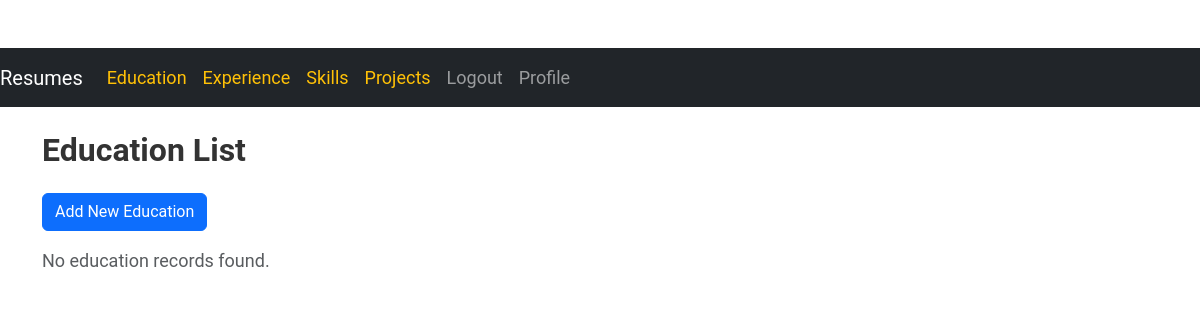
The page /portfolio/education/ (signed in) on the database as committed earlier.
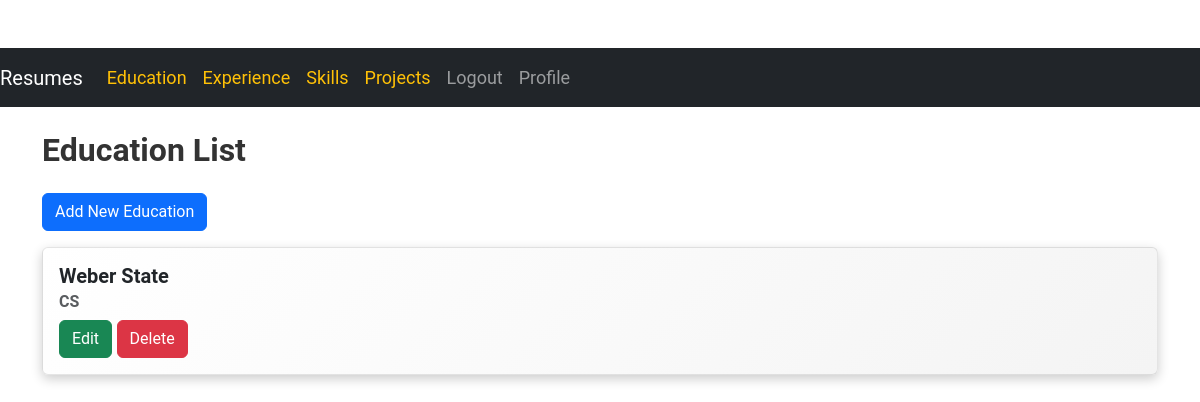
The same page on the database as committed later.
### myapp/models.py (models this page shows, shortened)
class Education(models.Model):
    school_name = models.CharField(max_length=200)
    degree = models.CharField(max_length=200)
    start_date = models.DateField()
    end_date = models.DateField()

### myapp/views.py (the view)
# urls.py: path('education/', education_list, name='education_list'),
@login_required
def education_list(request):
    educations = Education.objects.all()
    return render(request, 'myapp/education_list.html', {'education_list': educations})

### myapp/templates/myapp/education_list.html (shortened to what this page needs)
{% extends 'myapp/base.html' %}
{% block body %}
<div class="container mt-4">
    <h2 class="mb-4">Education List</h2>
    <a href="{% url 'myapp:education_create' %}" class="btn btn-primary mb-3">Add New Education</a>
    {% for education in education_list %}
    <div class="card mb-3">
        <div class="card-body">
            <h5 class="card-title">{{ education.school_name }}</h5>
            <h6 class="card-subtitle mb-2 text-muted">{{ education.degree }}</h6>
            <a href="{% url 'myapp:education_update' education.id %}" class="btn btn-success">Edit</a>
            <a href="{% url 'myapp:education_delete' education.id %}" class="btn btn-danger">Delete</a>
        </div>
    </div>
    {% empty %}
    <p class="text-muted">No education records found.</p>
    {% endfor %}
</div>
{% endblock %}

Rows that differ between the two databases and show on the page:
added Education: school_name "Weber State", degree "CS"
Other text that changed with them:
text no longer shown: "No education records found."
